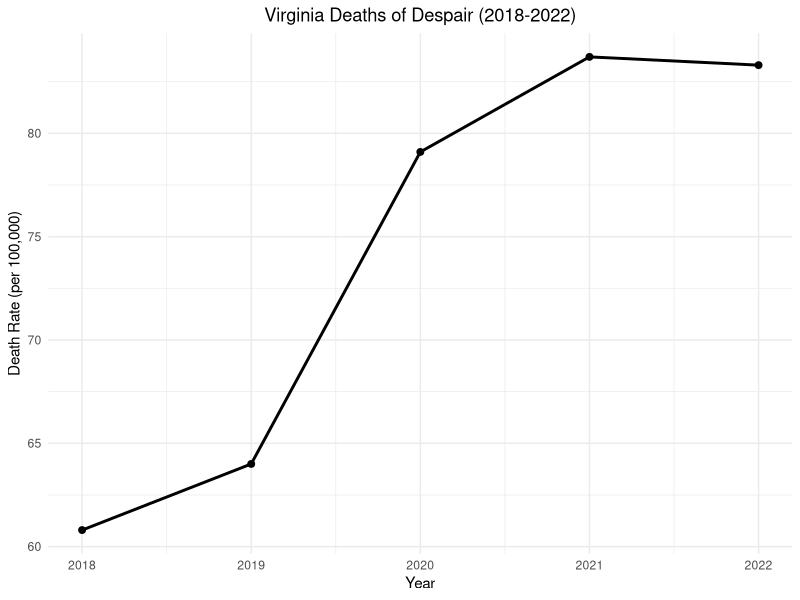

Generate this figure with R:
# Load necessary libraries
library(ggplot2)
library(dplyr)
library(here)

#Data Import
VA_DOD_1822 <- read.csv(here("Data/raw_data/MCOD VA 1822", "VA.DOD.1822.txt"), sep = "\t", header = TRUE)

#Prepare data
VA_DOD_1822 <- VA_DOD_1822 %>%
  select(Year,Crude.Rate) %>%
  na.omit()

# Create the line plot
ggplot(data = VA_DOD_1822, aes(x = Year, y = Crude.Rate)) +
  geom_line(size = 1) +
  geom_point(size = 2) +
  labs(title = "Virginia Deaths of Despair (2018-2022)",
       x = "Year",
       y = "Death Rate (per 100,000)") +
  theme_minimal() +
  theme(plot.title = element_text(hjust = 0.5))
